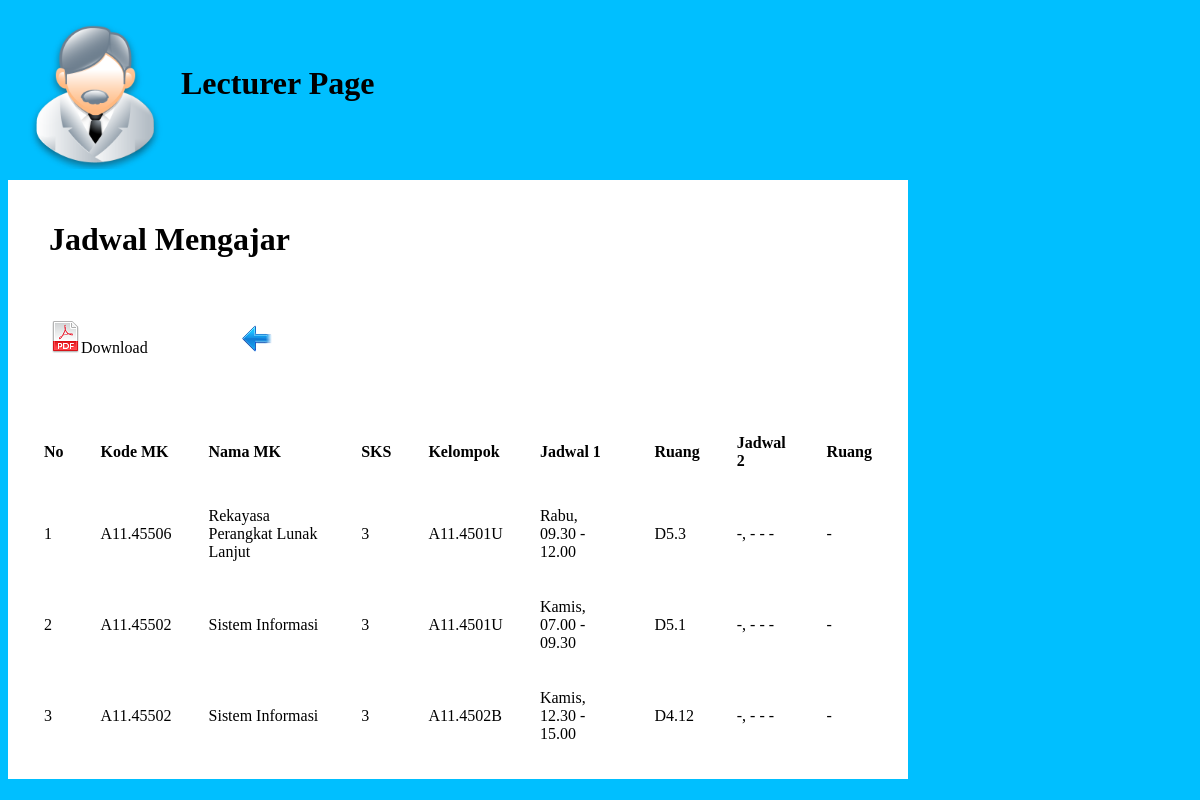
Page /jadwalmengajar.php (signed in) on the committed database.
### tables this page shows
CREATE TABLE IF NOT EXISTS `data_jadwal` (
  `id_jadwal` int(11) NOT NULL AUTO_INCREMENT,
  `kodemk` varchar(20) NOT NULL,
  `kelompok` varchar(20) NOT NULL,
  `hari` varchar(20) NOT NULL,
  `jammulai` varchar(20) NOT NULL,
  `jamselesai` varchar(20) NOT NULL,
  `kuota` int(11) NOT NULL,
  `koderuang` varchar(20) NOT NULL,
  `hari2` varchar(11) NOT NULL,
  `jammulai2` varchar(11) NOT NULL,
  `jamselesai2` varchar(11) NOT NULL,
  `koderuang2` varchar(11) NOT NULL,
  PRIMARY KEY (`id_jadwal`)
);

CREATE TABLE IF NOT EXISTS `data_matkul` (
  `id_matkul` int(11) NOT NULL AUTO_INCREMENT,
  `kodemk` varchar(20) NOT NULL,
  `namamk` varchar(50) NOT NULL,
  `sks` int(11) NOT NULL,
  `tp` varchar(5) NOT NULL,
  `semester` int(11) NOT NULL,
  PRIMARY KEY (`id_matkul`)
);

### jadwalmengajar.php (the view, shortened to what this page needs)
<html>
<head>
	<link rel="stylesheet" type="text/css" href="CSS/layout.css"/>
	<link rel="stylesheet" type="text/css" href="CSS/font.css"/>
	<link rel="stylesheet" type="text/css" href="CSS/element.css"/>
</head>
<body>
	<div id="container">
	<div id="header">
		<table border="0" cellspacing="10">
			<tr>
				<td><img src="Images/teacher.png" width="150" height="150" /></td>
				<td><h1>Lecturer Page</h1></td>
			</tr>
		</table>
	</div>
	<div id="cpanel">
		<form action="" >
		<table border="0" cellspacing="40">
			<tr>
				<td colspan="9"><h1>Jadwal Mengajar</h1></td>
			</tr>
			<tr>
				<td><a href="downloadpdfdosen.php" title="Download" ><img src="Images/cetakpdf.png" />Download</a></td>
				<td><a href="paneldosen.php" title="Kembali"><img src="Images/back.png" /></a></td>
			</tr>
		</table>
		<table border="0" cellspacing="35">
			<tr>
				<td><b>No</b></td>
				<td><b>Kode MK</b></td>
				<td><b>Nama MK</b></td>
				<td><b>SKS</b></td>
				<td><b>Kelompok</b></td>
				<td><b>Jadwal 1</b></td>
				<td><b>Ruang</b></td>
				<td><b>Jadwal 2</b></td>
				<td><b>Ruang</b></td>
			</tr>
			<?php
				$dosen = $_SESSION['user'];
				$i = 1;
				$tampil = "SELECT j.kodemk, m.namamk, m.sks, j.kelompok, j.hari, j.jammulai, j.jamselesai, j.koderuang, j.hari2, j.jammulai2, j.jamselesai2, j.koderuang2
							FROM data_jadwaldosen AS jd
							INNER JOIN data_jadwal AS j ON jd.id_jadwal=j.id_jadwal
							INNER JOIN data_matkul AS m ON j.kodemk=m.kodemk
							WHERE jd.nip='$dosen';";
				$querytampil = mysql_query($tampil);
				while($hasil = mysql_fetch_array($querytampil)) {
					$kode = $hasil['kodemk'];
					$nama = $hasil['namamk'];
					$sks = $hasil['sks'];
					$kel = $hasil['kelompok'];
					$hari = $hasil['hari'];
					$jamm = $hasil['jammulai'];
					$jams = $hasil['jamselesai'];
					$ruang = $hasil['koderuang'];
					$hari2 = $hasil['hari2'];
					$jamm2 = $hasil['jammulai2'];
					$jams2 = $hasil['jamselesai2'];
					$ruang2 = $hasil['koderuang2'];
			?>
					<tr>
						<td><?php echo $i; ?></td>
						<td><?php echo $kode; ?></td>
						<td><?php echo $nama; ?></td>
						<td><?php echo $sks; ?></td>
						<td><?php echo $kel; ?></td>
						<td><?php echo $hari. ", " .$jamm. " - " .$jams; ?></td>
						<td><?php echo $ruang; ?></td>
						<td><?php echo $hari2. ", " .$jamm2. " - " .$jams2; ?></td>
						<td><?php echo $ruang2; ?></td>
					</tr>
			<?php
					$i++;
				}
			?>
		</table>
		</form>
	</div>
	</div>
</body>
</html>

### CSS/layout.css (style rules this page uses)
#container { margin: auto; width: 1200px; }
body { background-color: #00BFFF; }
#cpanel { background: white; margin-top: 0px; width: 900px; }

### CSS/element.css (style rules this page uses)
a:link { text-decoration: none; color: black; }

### rows in the picture
data_jadwal: kodemk "A11.45506", data_matkul.namamk "Rekayasa Perangkat Lunak Lanjut", data_matkul.sks "3", kelompok "A11.4501U", hari "Rabu", jammulai "09.30", jamselesai "12.00", koderuang "D5.3", hari2 "-", jammulai2 "-", jamselesai2 "-", koderuang2 "-"
data_jadwal: kodemk "A11.45502", data_matkul.namamk "Sistem Informasi", data_matkul.sks "3", kelompok "A11.4501U", hari "Kamis", jammulai "07.00", jamselesai "09.30", koderuang "D5.1", hari2 "-", jammulai2 "-", jamselesai2 "-", koderuang2 "-"
data_jadwal: kodemk "A11.45502", data_matkul.namamk "Sistem Informasi", data_matkul.sks "3", kelompok "A11.4502B", hari "Kamis", jammulai "12.30", jamselesai "15.00", koderuang "D4.12", hari2 "-", jammulai2 "-", jamselesai2 "-", koderuang2 "-"
